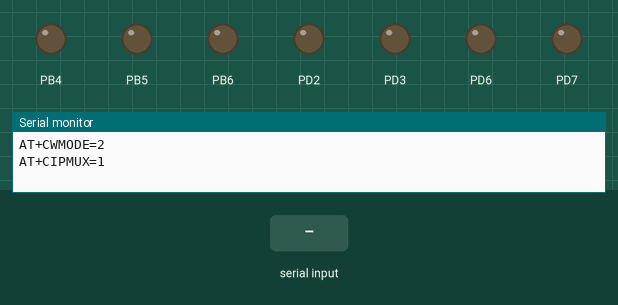
This program was run on a simulated ATmega32, built with avr-gcc and emulated at 8 MHz. On the bench: output pins drawn as LEDs (lit = HIGH), the last lines printed to the serial monitor. Inputs (shaded band) come from the test bench.

Above: at 1.2 s.
1.3 s: "w" received over Serial
At 4.18 s:
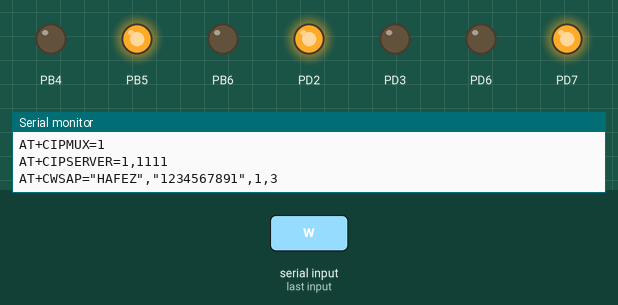
4.3 s: "s" received over Serial
At 5.1 s:
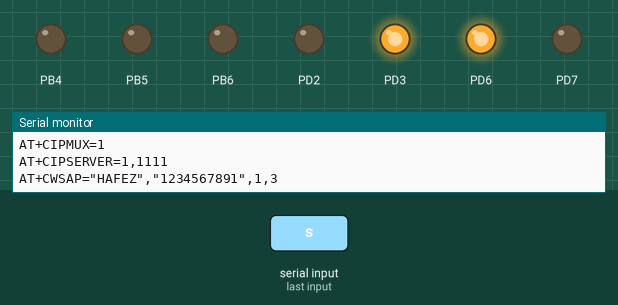
5.8 s: "a" received over Serial
At 6.2 s:
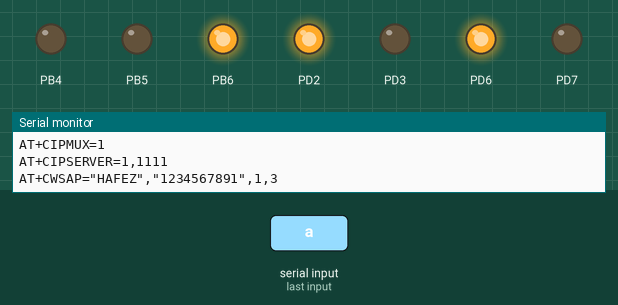
7.3 s: "d" received over Serial
At 8.5 s:
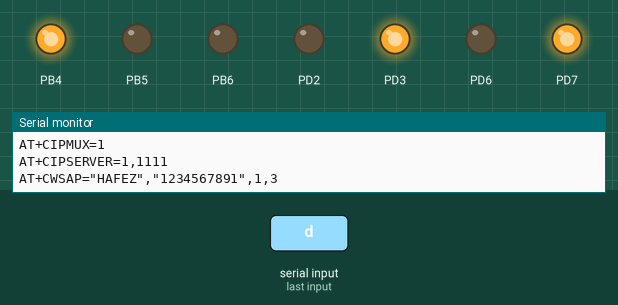
8.8 s: "x" received over Serial
At 9.7 s:
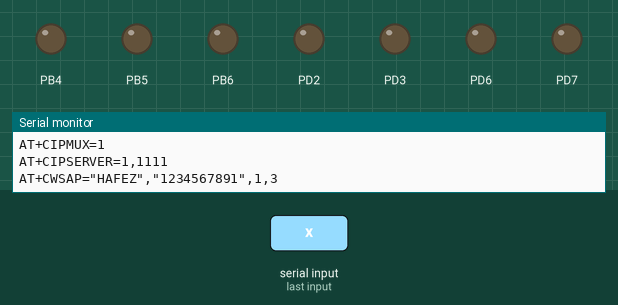
Timing chart, 0 to 11.3 s (numbered marks = the images above; inputs shaded):
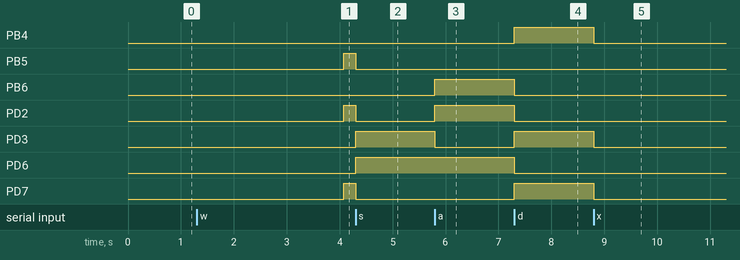

The program:

main.c
```c
/******************************************************************************
 *
 * Module: ESP challenge APP
 *
 * File Name: main.c
 *
 * Description: Source file of WI-FI Module App Code
 *
 * Created on: Sep 29, 2019
 *
 * Author: Ahmed El-Dakhly & Hesham Hafez
 *
 *******************************************************************************/
#define SYSTEM_FREQ	8000000UL
#define F_CPU		8000000UL

/*******************************************************************************
 *                       	Included Libraries                                 *
 *******************************************************************************/
#include "ESP_Driver.h"
#include "DIO.h"
#include "motor.h"

/*
#define SSID        "HAFEZ"
#define PASSWORD    "1234567891"
#define PORT	    "1111"
*/
/*******************************************************************************
 *                       	Global Variables                                   *
 *******************************************************************************/
uint8 DataComming = 0;
/*******************************************************************************
 *                      Functions Prototypes                                   *
 *******************************************************************************/
void UART_Read(uint8 data);
/*******************************************************************************
 *                             Main Function                                   *
 *******************************************************************************/
int main(void)
{
	/*Initialize pinb4,b5,b6 to be output*/
	DIO_SetPinDirection(DIO_PIN12,OUTPUT);
	DIO_SetPinDirection(DIO_PIN13,OUTPUT);
	DIO_SetPinDirection(DIO_PIN14,OUTPUT);
	/*Motors*/
	motor_Init();

	Disable_Interrupts();
	/*Initialize uart with 9600 baudrate*/
	UART_Init(9600,UART_Read);
	Enable_Interrupts();

	/*Configure Esp to work as a server with port number 1234 and ssdi wifi_ekram*/
	UART_Write_String("AT+CWMODE=2");
	UART_Write_Byte(0xD);
	UART_Write_Byte(0xA);
	_delay_ms(1000);

	UART_Write_String("AT+CIPMUX=1");
	UART_Write_Byte(0xD);
	UART_Write_Byte(0xA);
	_delay_ms(1000);

	UART_Write_String("AT+CIPSERVER=1,1111"); /*port number is 1111*/
	UART_Write_Byte(0xD);
	UART_Write_Byte(0xA);
	_delay_ms(1000);

	UART_Write_String("AT+CWSAP=\"HAFEZ\",\"1234567891\",1,3");
	UART_Write_Byte(0xD);
	UART_Write_Byte(0xA);
	_delay_ms(1000);

    while (1)
    {
		/*Move forward*/
		if(DataComming == 'w')
		{
			motor_forward();
			DIO_WritePin(DIO_PIN13,HIGH);
			DIO_WritePin(DIO_PIN12,LOW);
			DIO_WritePin(DIO_PIN14,LOW);
		}
		/*Move backward*/
		else if(DataComming == 's')
		{
			motor_backward();
			DIO_WritePin(DIO_PIN13,LOW);
			DIO_WritePin(DIO_PIN12,LOW);
			DIO_WritePin(DIO_PIN14,LOW);
		}
		/*move right*/
		else if(DataComming == 'a')
		{
			motor_left();
			DIO_WritePin(DIO_PIN14,HIGH);
			DIO_WritePin(DIO_PIN12,LOW);
			DIO_WritePin(DIO_PIN13,LOW);
		}
		/*move left*/
		else if(DataComming == 'd')
		{
			motor_Right();
			DIO_WritePin(DIO_PIN12,HIGH);
			DIO_WritePin(DIO_PIN14,LOW);
			DIO_WritePin(DIO_PIN13,LOW);
		}
		/*stop*/
		else if(DataComming == 'x')
		{
			motor_stop();
			DIO_WritePin(DIO_PIN12,LOW);
			DIO_WritePin(DIO_PIN13,LOW);
			DIO_WritePin(DIO_PIN14,LOW);
		}
		else
		{
			/*Do Nothing*/
		}


	}
}

void UART_Read(uint8 data)
{
	DataComming = data;
}
```

Timer_cfg.h
```c
/******************************************************************************
 *
 * Module: TIMERS
 *
 * File Name: Timer_cfg.h
 *
 * Description: Header file for configurations of the TIMER0 AVR driver
 *
 * Created on: Sep 7, 2019
 *
 * Author: Ahmed Eldakhly & Hesham Hafez
 *
 *******************************************************************************/

#ifndef TIMER_CFG_H_
#define TIMER_CFG_H_

/*******************************************************************************
 *                       	Included Libraries                                 *
 *******************************************************************************/
#include "Macro.h"
#include "std_types.h"

/*******************************************************************************
 *                   	 CPU Frequency configurations                          *
 *******************************************************************************/

#ifndef F_CPU
#define F_CPU 8000000UL /* 8MHz Clock frequency */
#endif
/*******************************************************************************
 *                      Preprocessor Macros                                    *
 *******************************************************************************/

#define Timer0_Prescaler Timer0_Prescaler_64		/* Pre-Scaler  Configuration */

#define Timer0_Mode Timer0_CTCMode				/*Timer 0 Mode*/

#define OCR0_Pin_Behaviour OCR_Disconnect		/*Compare Match pin configuration*/

#define OCR0_VALUE 63u

#endif /* TIMER_CFG_H_ */
```

lcd_cfg.h
```c
/*
 * lcd_cfg.h
 *
 *  Created on: Sep 24, 2019
 *      Author: hesha
 */

#ifndef LCD_CFG_H_
#define LCD_CFG_H_

#include "std_types.h"
#include "Macro.h"
#include "DIO.h"
#include <util/delay.h>

/* LCD Data bits mode configuration */
#define DATA_BITS_MODE 4

/* Use higher 4 bits in the data port */
#if (DATA_BITS_MODE == 4)
#define UPPER_PORT_PINS
#endif

/* LCD HW Pins */
#define RS DIO_PIN1
#define RW DIO_PIN2
#define E  DIO_PIN3

#define LCD_CTRL_PORT 	  	DIO_PORTA
#define LCD_CTRL_PORT_DIR 	DIO_DDRA

#define LCD_DATA_PORT 		DIO_PORTA
#define LCD_DATA_PORT_DIR 	DIO_DDRA

#endif /* LCD_CFG_H_ */
```

ESP_Driver.h
```c
/*
 * ESP_Driver.h
 *
 * Created: 2/16/2019 4:04:18 PM
 *  Author: Ahmed.Magdy
 */


#ifndef ESP_DRIVER_H_
#define ESP_DRIVER_H_

#include "uart_driver.h"
#include <util/delay.h>


/* ======================================================================= */
/* User Options */
/* ============ */
#define Extra_Features_Enable (0)             /* Only Enabled in Case of Micro-controllers with Memory Higher than ATmega32 */
#define SEND_STRING_TO_UART UART_Write_String /* Add UART String Write Service */
#define TIMER_WAIT_FUNCTION() _delay_ms(900)  /* Add Timer milliseconds Wait Service */

/* ======================================================================= */
/* Developer Types */
/* =============== */
#define OK_Status 1
#define NOK_Status 0
#define NO_Response 2
#define Std_ReturnType char
#define ElementDataType unsigned char
#define Data_Ptr unsigned int*
#define Response_Status_Checkpoint(); if(NOK_Status == ESP_ReadResponseLine()){return NOK_Status;}else if(NO_Response == ESP_ReadResponseLine()){return NO_Response;}
typedef enum
{
	Station_mode=49,    /* Client Mode only using the letter "1" in Ascii */
	AP_mode,           /* Access Point Mode only using the letter "2" in Ascii */
	AP_Station_mode    /* Client and Access Point Mode only using the letter "3" in Ascii */
}ESPModeType;
typedef enum
{
	Server=0,
	Client
}ESPOperationType;

/* ======================================================================= */
/* Available Services */
/* =================== */
Std_ReturnType ESP_InitTest(void);
Std_ReturnType ESP_Configure_As_server(ElementDataType* PortNumber);
Std_ReturnType ESP_Enable_multiple_connections(ElementDataType* Mode);
Std_ReturnType ESP_SelectMode(ElementDataType Mode);
Std_ReturnType ESP_CreateAccesPoint(ElementDataType* SSID, ElementDataType* Password, ElementDataType* ChannelNumber, ElementDataType* SecurityLevel);
Std_ReturnType ESP_JoinAccesPoint(ElementDataType* SSID, ElementDataType* Password);
Std_ReturnType ESP_StartServer(ElementDataType* PortNumber);
Std_ReturnType ESP_StartTCPConnection(ElementDataType* IP, ElementDataType* PortNumber);
Std_ReturnType ESP_SendData(ElementDataType* Data, ElementDataType* DataSize);
Data_Ptr ESP_ReceiveData(void);
void ESP_FillResponseBuffer(ElementDataType data);
void ESP_ClearResponseBuffer(void);
void WIFI_Service_Start(ESPOperationType Mode, ElementDataType* Server_Operation_Port,ElementDataType* Server_Operation_SSID, ElementDataType* Server_Operation_Password,
ElementDataType* Client_Operation_SSID, ElementDataType* Client_Operation_Password, ElementDataType* Client_Operation_IP, ElementDataType* Client_Operation_Port );


#if Extra_Features_Enable
Std_ReturnType ESP_WaitForPeerConnect(void);
Std_ReturnType ESP_SetStationIP(ElementDataType* IP);
Std_ReturnType ESP_SetAcessPointIP(ElementDataType* IP);
Std_ReturnType ESP_DHCPEnable(ElementDataType* Mode, ElementDataType* Enable);
Std_ReturnType ESP_QuitAcessPoint();
#endif
/* ======================================================================= */

#endif /* ESP_DRIVER_H_ */
```

Macro.h
```c
/*****************************************************************************
 * Module 	  : Data Types definition
 *
 * File name  : std_types.h
 *
 * Created on : Apr 9, 2019
 *
 * Author     : Ahmed Eldakhly & Hesham Hafez
 ******************************************************************************/

#ifndef MACRO_H_
#define MACRO_H_

/*******************************************************************************
 *                      Preprocessor Macros                                    *
 *******************************************************************************/

/* Set a certain bit in any register */
#define SET_BIT(REG,BIT) 		(REG|=(1<<BIT))

/* Clear a certain bit in any register */
#define CLEAR_BIT(REG,BIT) 		(REG&=~(1<<BIT))

/* Check if a specific bit is set in any register and return true if yes */
#define GET_BIT(REG,BIT) 		((REG>>BIT)&1)

/* Toggle a certain bit in any register */
#define TOGGLE_BIT(REG,BIT) 	(REG^=(1<<BIT))

/* Rotate right the register value with specific number of rotates */
#define ROTATE_RIGHT(REG,NUM) ( REG=(REG>>NUM) | REG=(REG<<(8-NUM)) )

/* Rotate left the register value with specific number of rotates */
#define ROTATE_LEFT(REG,NUM) ( REG=(REG<<NUM) | REG=(REG>>(8-NUM)) )


#endif /* MACRO_H_ */
```

TImer.c
```c
/******************************************************************************
 *
 * Module: TIMERS
 *
 * File Name: TImer0_Prog.c
 *
 * Description: Source file for the TIMER0 AVR driver
 *
 * Created on: Sep 7, 2019
 *
 * Author: Ahmed Eldakhly & Hesham Hafez
 *
 *******************************************************************************/

/*******************************************************************************
 *                       	Included Libraries                                 *
 *******************************************************************************/
#include "Macro.h"
#include "std_types.h"
#include "Timer.h"
#include "Timer_Map.h"


/*******************************************************************************
 *                      Functions Definitions                                  *
 *******************************************************************************/

/*******************************************************************************
 * Function Name:	TIMER_init
 *
 * Description: 	Initialize the TIMER0 Driver Registers
 *
 * Inputs:			NULL
 *
 * Outputs:			NULL
 *
 * Return:			NULL
 *******************************************************************************/

void TIMER_init(void)
{
	/**************************** CTC Mode Init ***************************************/
	TIMER_TCCR0 &= (~((1<<WGM00)|(1<<WGM01)));			/*Clear WGM00 & WGM01 Bits in TCCR0 Registers*/
	TIMER_TCCR0 |= (1<<WGM01);							/*Set WGM01 Bit*/
	/**************************** OCR0 Value ***************************************/
	TIMER_OCR0   = OCR0_VALUE;
	/**************************** Pre-Scaler Bit Init ***************************************/
	TIMER_TCCR0 &= (~((1<<CS00)|(1<<CS01)|(1<<CS02)));	/*Clear CS00 & CS01 & CS02 Bits in TCCR0 Registers*/
	TIMER_TCCR0 |= (1<<CS01);							/*Set CS01 Bit ----> pre-scaler = 64*/
	TIMER_TCCR0 |= (1<<CS00);							/*Set CS01 Bit ----> pre-scaler = 64*/
	TIMER_TIMSK |= (1u<<OCIE);

}

/*******************************************************************************
 * Function Name:	TIMER_Deinit
 *
 * Description: 	Disable the TIMER0 Driver Registers
 *
 * Inputs:			NULL
 *
 * Outputs:			NULL
 *
 * Return:			NULL
 *******************************************************************************/
void TIMER_Deinit(void)
{
	/**************************** Pre-Scaler Bit DeInit ***************************************/
	TIMER_TCCR0 &= (~((1<<CS00)|(1<<CS01)|(1<<CS02)));	/*Clear CS00 & CS01 & CS02 Bits in TCCR0 Registers*/
	/**************************** OCR0 Value **************************************************/
	TIMER_OCR0=LOW;
}
```

Timer.h
```c
/******************************************************************************
 *
 * Module: TIMERS
 *
 * File Name: Timer0_interface.h
 *
 * Description: Header file for the TIMER0 AVR driver
 *
 * Created on: Sep 7, 2019
 *
 * Author: Ahmed Eldakhly & Hesham Hafez
 *
 *******************************************************************************/

#ifndef TIMER_H_
#define TIMER_H_

/*******************************************************************************
 *                       	Included Libraries                                 *
 *******************************************************************************/

#include "Timer_cfg.h"
#include "Timer_Map.h"

/*******************************************************************************
 *                      Functions Prototypes                                   *
 *******************************************************************************/

/*******************************************************************************
 * Function Name:	TIMER_init
 *
 * Description: 	Initialize the TIMER0 Driver Registers
 *
 * Inputs:			NULL
 *
 * Outputs:			NULL
 *
 * Return:			NULL
 *******************************************************************************/
void TIMER_init(void);

/*******************************************************************************
 * Function Name:	TIMER_Deinit
 *
 * Description: 	Disable the TIMER0 Driver Registers
 *
 * Inputs:			NULL
 *
 * Outputs:			NULL
 *
 * Return:			NULL
 *******************************************************************************/

void TIMER_Deinit(void);


/*void Timer_delayWithButton_ms(uint32 u32DelayNumber,uint8 StopButton);*/

#endif /* TIMER_H_ */
```

Timer_Map.h
```c
/******************************************************************************
 *
 * Module: TIMERS
 *
 * File Name: TIMER0_MemoryMaping.h
 *
 * Description: Header file for maping the TIMER0 Registers and Pins
 *
 * Created on: Sep 7, 2019
 *
 * Author: Ahmed Eldakhly & Hesham Hafez
 *
 *******************************************************************************/

#ifndef TIMER_MAP_H_
#define TIMER_MAP_H_

/*******************************************************************************
 *                       	Included Libraries                                 *
 *******************************************************************************/

#include "std_types.h"

/*******************************************************************************
 *                      Preprocessor Macros                                    *
 *******************************************************************************/

/*******************************************************************************
 *                      Pre-Scaler Macros                                      *
 *******************************************************************************/
#define Timer0_OFF 0
#define Timer0_Prescaler_1 		1
#define Timer0_Prescaler_8 		8
#define Timer0_Prescaler_64 	64
#define Timer0_Prescaler_256 	256
#define Timer0_Prescaler_1024 	1024

/*******************************************************************************
 *                      Timer Mode Macros                                      *
 *******************************************************************************/
#define Timer0_NormalMode 				0
#define Timer0_PWM_PhaseCorrectMode 	1
#define Timer0_CTCMode 					2
#define Timer0_FastPWMMode 				3

/*******************************************************************************
 *                      OCR0 Pin Configurations Macros                                    *
 *******************************************************************************/
/* Normal&CTC mode */
#define OCR_Disconnect 0
#define OCR_Toggel 1
#define OCR_Clear 2
#define OCR_Set 3

/* Fast PWM */
#define OCR_Disconnect 0
#define OCR_ClearUpcounting_SetDowncounting 4
#define OCR_SetUpcounting_ClearDowncounting 6

/* Fast Compare Match */
#define OCR_Disconnect 0
#define OCR_ClearCompare_SetOverflow 7
#define OCR_SetCompare_ClearOverflow 9


/*******************************************************************************
 *                          Mapped Registers                                   *
 *******************************************************************************/
#define TIMER_TCCR0 (*(volatile uint8*)0x53)	/*Timer/Counter Control Register   TCCR0*/
#define TIMER_TCNT0 (*(volatile uint8*)0x52)	/*Timer/Counter Register   TCNT0*/
#define TIMER_OCR0  (*(volatile uint8*)0x5C)	/*Output Compare Register   OCR0*/
#define TIMER_TIMSK (*(volatile uint8*)0x59)	/*Timer/Counter Interrupt Mask Register   TIMSK*/
#define TIMER_TIFR  (*(volatile uint8*)0x58)    /*Timer/Counter Interrupt Flag Register   TIFR*/

/*******************************************************************************
 *                          Registers Pins                                     *
 *******************************************************************************/

/**************************** TCCR0 PINS ***************************************/
#define FOC0 	7	/*Bit 7   FOC0: Force Output Compare*/
#define WGM00 	6	/*Bit 6   WGM00: Waveform Generation Mode*/
#define COM01 	5	/*Bit 5   COM01: Compare Match Output Mode*/
#define COM00 	4	/*Bit 4   COM00: Compare Match Output Mode*/
#define WGM01 	3	/*Bit 3   WGM01: Waveform Generation Mode*/
#define CS02 	2	/*Bit 2   CS02: Clock Select*/
#define CS01 	1	/*Bit 1   CS01: Clock Select*/
#define CS00 	0	/*Bit 0   CS00: Clock Select*/

/**************************** TIMSK PINS ***************************************/
#define OCIE 1		/*Bit 1   OCIE0: Timer/Counter0 Output Compare Match Interrupt Enable*/
#define TOIE 0		/*Bit 0   TOIE0: Timer/Counter0 Overflow Interrupt Enable*/

/**************************** TIFR PINS ***************************************/
#define OCF0 1		/*Bit 1   OCF0: Output Compare Flag 0*/
#define TOV0 0		/*Bit 0   TOV0: Timer/Counter0 Overflow Flag*/

#endif /* TIMER_MAP_H_ */
```

Source omitted: lcd.c (8099 bytes), lcd.h (4286 bytes), motor.c (4007 bytes), motor.h (3328 bytes), pwm.c (307 bytes), pwm.h (1193 bytes), uart_driver.c (1070 bytes), uart_driver.h (585 bytes), DIO.c (2350 bytes), DIO.h (294 bytes), DIO_Map.h (1885 bytes), std_types.h (1495 bytes)

Measured:
- after the input at 1.3 s, PB5, PD2, PD7: LOW → HIGH after 2.8 s
- after the input at 4.3 s, PB5, PD2, PD7: HIGH → LOW at once; PD3, PD6: LOW → HIGH at once
- after the input at 5.8 s, PB6, PD2: LOW → HIGH at once; PD3: HIGH → LOW at once
- after the input at 7.3 s, PB4, PD3, PD7: LOW → HIGH at once; PB6, PD2, PD6: HIGH → LOW at once
- after the input at 8.8 s, PB4, PD3, PD7: HIGH → LOW at once
